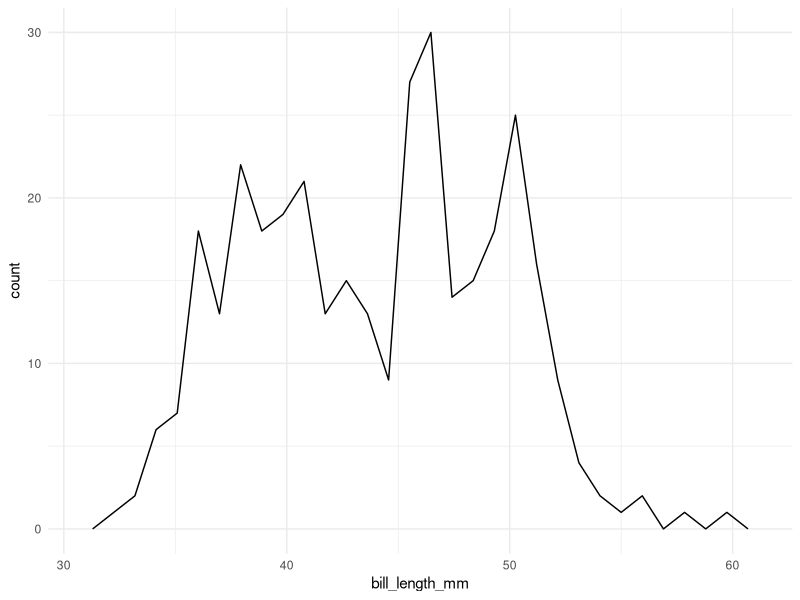
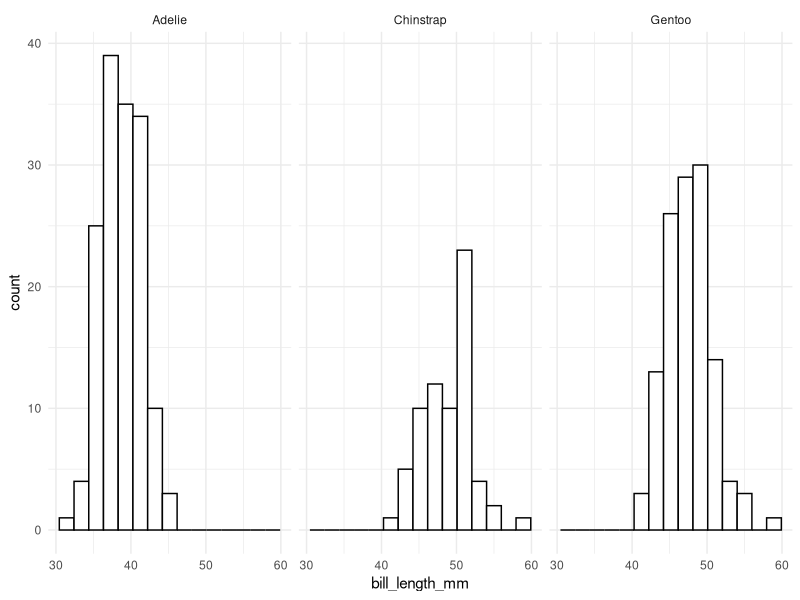
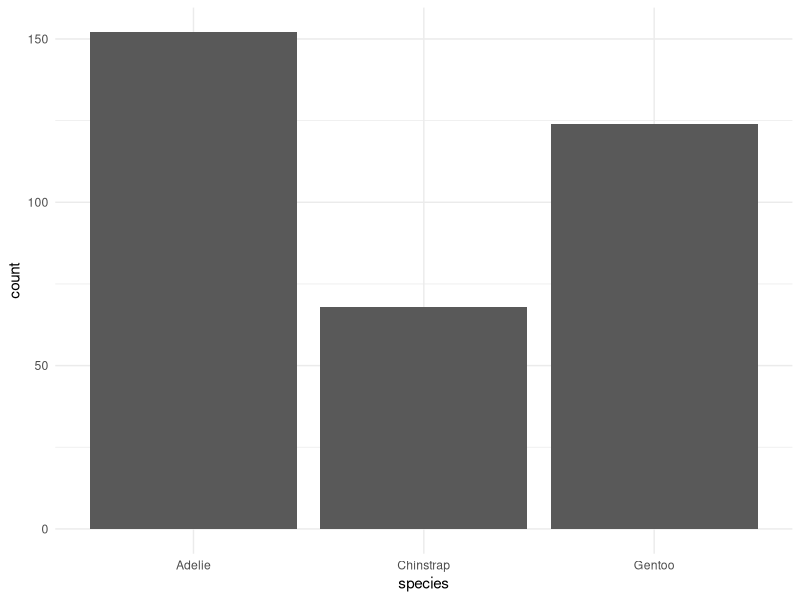
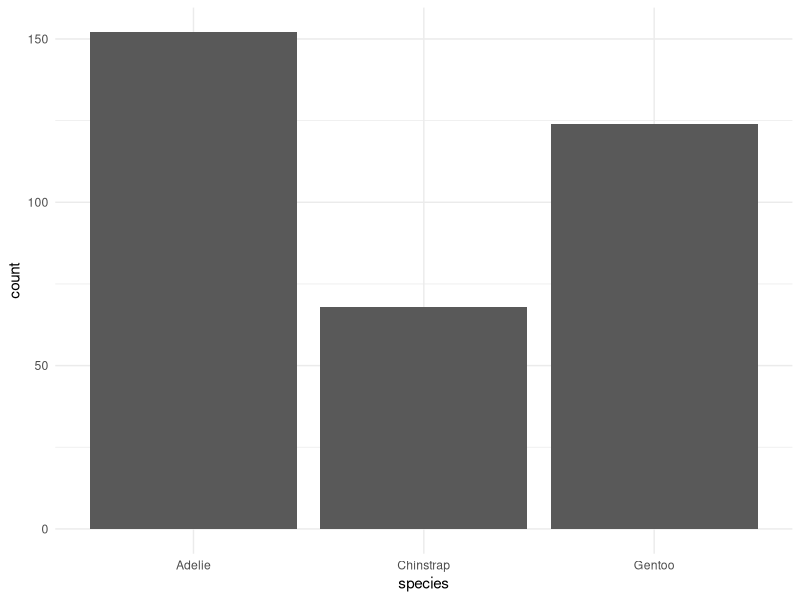
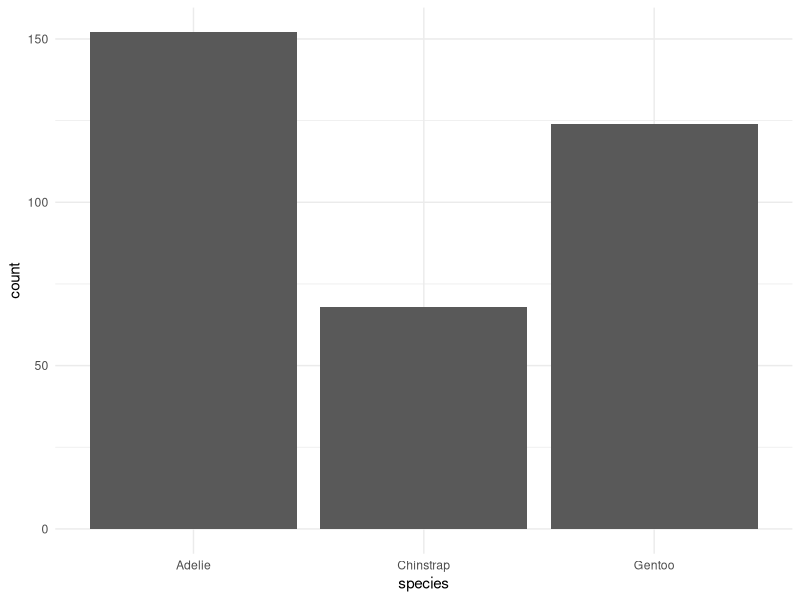
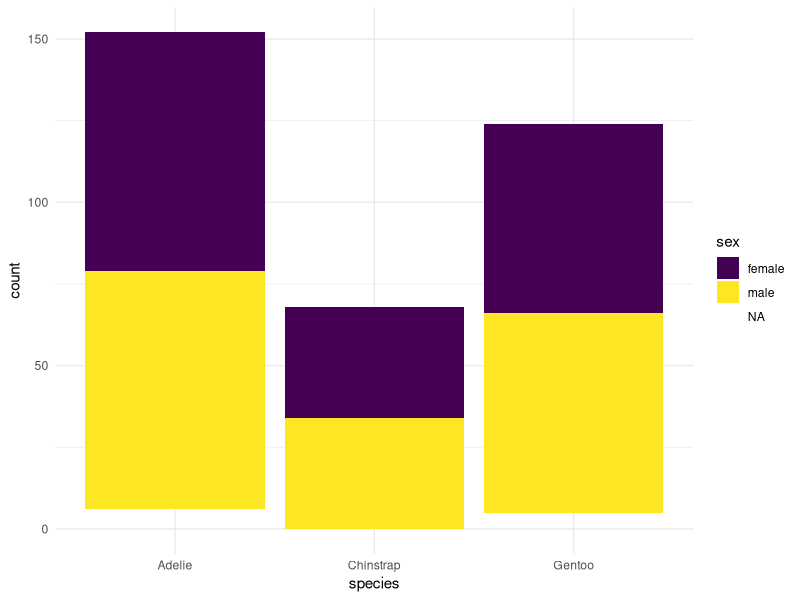
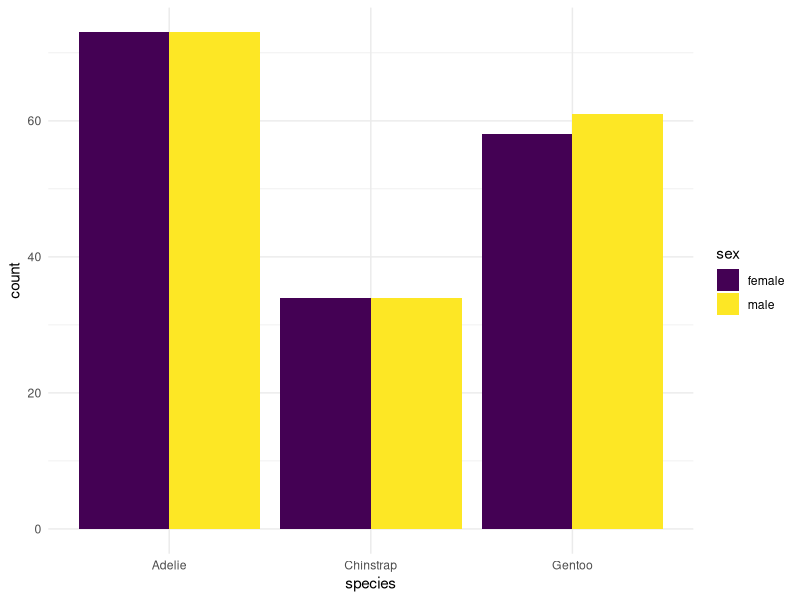
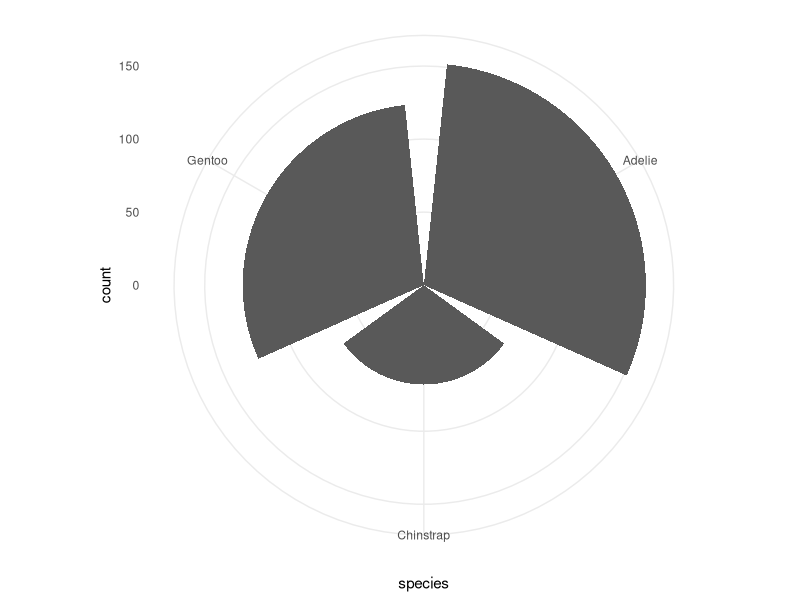

Generate these figures, in order, with R:
## ---- chunk 1
library(palmerpenguins)
library(tidyverse)
theme_set(theme_minimal())
penguins

ggplot(data = penguins, aes(x = bill_length_mm)) +
  geom_freqpoly()

ggplot(data = penguins, aes(x = bill_length_mm)) +
  geom_histogram(colour = "black", fill = "white", bins = 15) +
  facet_wrap(~ species)
## ---- chunk 2
ggplot(data = penguins, aes(x = species)) +
  geom_bar(stat = "count") ## don't need stat = "count" because it's the default.

pen2 <- penguins |> group_by(species) |> summarise(count = n())
ggplot(data = pen2, aes(x = species, y = count)) +
  geom_bar(stat = "identity")

ggplot(data = pen2, aes(x = species, y = count)) +
  geom_col()
## ---- chunk 3
ggplot(data = penguins, aes(x = species, fill = sex)) +
  geom_bar(position = "stack") + ## don't need "stack" because it's default
  scale_fill_viridis_d()



pen_na <- penguins |> filter(!is.na(sex))
  
# or like this
penguins |> na.omit()

# some wider then others due to NA values in dataset
ggplot(data = pen_na, aes(x = species, fill = sex)) +
  geom_bar(position = "dodge") + 
  scale_fill_viridis_d()
## ---- chunk 4
ggplot(data = penguins, aes(x = species)) +
  geom_bar() +
  coord_polar()

ggplot(data = penguins, aes(x = species)) + 
  geom_bar() +
  coord_flip() 
## ---- chunk 5
ggplot(data = penguins, aes(x = bill_length_mm, y = bill_depth_mm)) +
  geom_point(stat = "identity", position = "identity") +
  coord_cartesian() +
  facet_null()

ggplot(data = penguins, aes(x = bill_length_mm)) +
  geom_histogram()

ggplot(data = penguins, aes(x = sex, y = bill_depth_mm)) +
  geom_boxplot()

ggplot(data = penguins, aes(x = bill_length_mm)) +
  geom_freqpoly(color = "blue") 
ggplot(data = penguins, aes(x = bill_length_mm, color = species)) +
  geom_freqpoly() 

ggplot(data = penguins, aes(x = bill_length_mm, y = bill_depth_mm )) +
  geom_point(aes(color = species)) +
  geom_smooth() 

ggplot(data = penguins, aes(x = bill_length_mm, y = bill_depth_mm )) +
  geom_point() +
  geom_smooth(aes(color = species))

ggplot(data = penguins, aes(x = bill_length_mm, y = body_mass_g)) +
  geom_point(stat = "identity", position = "identity") +
  coord_cartesian() +
  facet_wrap(~ species)

ggplot(data = penguins, aes(x = bill_length_mm, y = body_mass_g)) +
  geom_point(stat = "identity", position = "identity") +
  coord_polar() +
  facet_wrap(~ species)
